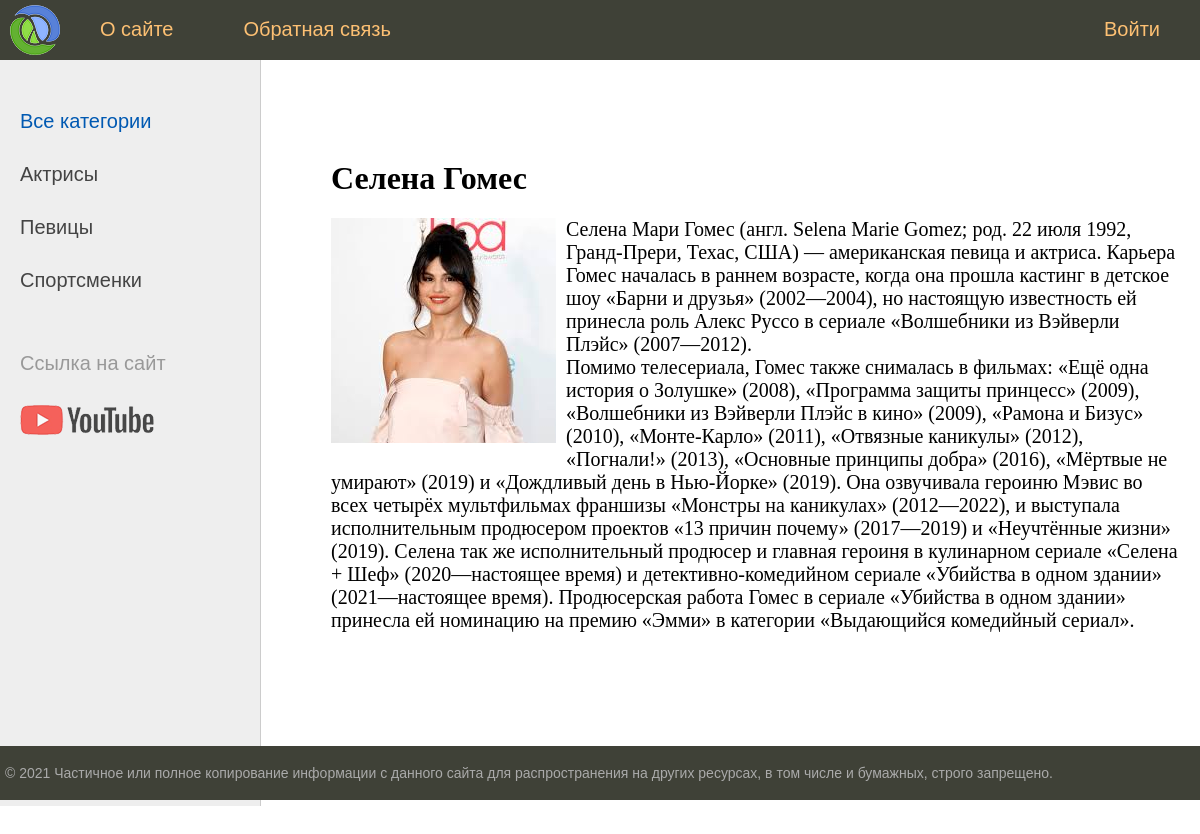
The page /Selena-Gomez/ on the database its author committed.
### women/models.py (models this page shows, shortened)
class Category(models.Model):
    name = models.CharField(max_length=100, db_index=True, verbose_name="Категория")
    slug = models.SlugField(max_length=255, unique=True, db_index=True, verbose_name="URL")
    def get_absolute_url(self):
        return reverse('category', kwargs={'cat_slug': self.slug})
    class Meta:
        verbose_name = 'Категорию'
        verbose_name_plural = 'Категории'
        ordering = ['id']

class Women(models.Model):
    title = models.CharField(max_length=255, verbose_name="Заголовок")
    slug = models.SlugField(max_length=255, unique=True, db_index=True, verbose_name="URL")
    content = models.TextField(blank=True, verbose_name="Текст статьи")                                    #  blank=True поле может оставаться пустым
    photo = models.ImageField(upload_to="photos/%Y/%m/%d/", verbose_name="Фото")                           #  подкаталог photos/%Y/%m/%d/ текущий год/месяц/день
    time_create = models.DateTimeField(auto_now_add=True, verbose_name="Время создания")                   #  auto_now_add=True примет текущее время в момент записи и его не поменяет
    time_update = models.DateTimeField(auto_now=True, verbose_name="Время изменения")                      #  auto_now=True примет текущее время в момент записи и его поменяет в случае редактирования
    is_published = models.BooleanField(default=True, verbose_name="Публикация")                            #  default=True при добавлении новой записи то данное поле по умол. примет True
    cat = models.ForeignKey('Category', on_delete=models.PROTECT, verbose_name="Категория")                # 'Category' имя класса в кавычках поскольку class Category идет после class Women
    def __str__(self):
        return self.title
    class Meta:
        verbose_name = 'Известные женщины'
        verbose_name_plural = 'Известные женщины'
        ordering = ['-time_create', 'title']                                                                #  Сортировка по времени в admin django

### women/views.py (the view)
# urls.py: path('<slug:post_slug>/', ShowPost.as_view(), name='post'),
class ShowPost(DataMixin, DetailView):
    model = Women
    template_name = 'women/post.html'
    slug_url_kwarg = 'post_slug'                  #  Using variable post_slug from urls.py
    context_object_name = 'post'                  #  Указать переменную 'post'
    def get_context_data(self, *, object_list=None, **kwargs):
        context = super().get_context_data(**kwargs)
        c_def = self.get_user_context(title=context['post'])
        return dict(list(context.items()) + list(c_def.items()))

### women/utils.py (called while the page is built)
    def get_user_context(self, **kwargs):                       #  Создает контекст для шаблона  f.e template_name --> 'women/index.html'
        context = kwargs                                        #  Формирование списка категорий
        cats = Category.objects.annotate(Count('women'))        #  Не отображать рубрику(и) в которых отсутствует запись статья
        user_menu = menu.copy()                                 #  Создает копию словаря 'menu' с сохраняем ее в переменной 'user_menu'
        if not self.request.user.is_authenticated:
            user_menu.pop(1)
        context['menu'] = user_menu                             #  Передает ссылку на 'menu'
        context['cats'] = cats                                  #  Прописывает контекст для рубрик
        if 'cat_selected' not in context:
            context['cat_selected'] = 0
        return context

### women/templates/women/post.html
{% extends 'women/base.html' %}
{% block content %}
<h1>{{post.title}}</h1>
{% if post.photo %}
<p><img class="img-article-left" src="{{post.photo.url}}"></p>
{% endif %}
{{post.content|linebreaks}}
{% endblock %}

### women/templates/women/base.html (shortened to what this page needs)
{% load static %}
{% load women_tags %}
<!DOCTYPE html>
<html>
<head>
    <link type="text/css" href="{% static 'women/css/styles.css' %}" rel="stylesheet" />
</head>
<body>
    <table class="table-page" border=0 cellpadding="0" cellspacing="0">
        <tr>
            <td valign=top>
                {% block mainmenu %}
                <div class="header">
                    <ul id="mainmenu" class="mainmenu">
                        <li class="logo"><a href="{% url 'home' %}">
                                <div class="logo"></div>
                            </a></li>
                        {% for m in menu %}
                        {% if not forloop.last %}
                        <li><a href="{% url m.url_name %}">{{m.title}}</a></li>
                        {% else %}
                        <li class="last"><a href="{% url m.url_name %}">{{m.title}}</a></li>
                        {% endif %}
                        {% endfor %}
                    </ul>
                </div>
                {% endblock mainmenu %}
                <table class="table-content" border=0 cellpadding="0" cellspacing="0">
                    <tr>
                        <td valign="top" class="left-chapters">
                            <ul id="leftchapters">
                                {% if cat_selected == 0 %}
                                <li class="selected">Все категории</li>
                                {% else %}
                                <li><a href="{% url 'home' %}">Все категории</a></li>
                                {% endif %}
                                {% for c in cats %}
                                {% if c.women__count > 0 %}
                                {% if c.pk == cat_selected %}
                                <li class="selected">{{c.name}}</li>
                                {% else %}
                                <li><a href="{{c.get_absolute_url}}">{{c.name}}</a></li>
                                {% endif %}
                                {% endif %}
                                {% endfor %}
                                <li class="share">
                                    <p>Ссылка на сайт</p>
                                    <a class="share-yt" href="https://www.youtube.com" target="_blank"
                                        rel="nofollow"></a>
                                </li>
                            </ul>
                        </td>
                        <td valign="top" class="content">
                            <div class="content-text">
                                {% block content %}
                                {% endblock %}
                            </div>
                        </td>
                    </tr>
                </table>
            </td>
        </tr>
        <tr>
            <td valign=top>
                <div id="footer">
                    <p>&copy; 2021 Частичное или полное копирование информации с данного сайта для распространения на
                        других ресурсах, в том числе и бумажных, строго запрещено.</p>
                </div>
            </td>
        </tr>
    </table>
</body>
</html>

### women/static/women/css/styles.css (style rules this page uses)
html, body { font-family: 'Arial'; margin: 0; padding: 0; height: 100%; width: 100%; color: #444; }
a { color: #0059b2; text-decoration: none; }
img { max-width: 600px; height: auto; }
img.img-article-left { max-width: 300px; height: auto; float: left; padding: 0 10px 10px 0; }
.table-page { width: 100%; height: 100%; vertical-align: top; }
.table-page tr { height: 100%; }
.header { background: #3F4137; height: 60px; }
.logo { background: url('../images/logo.png') no-repeat 10px 5px; width: 70px; height: 60px; }
ul.mainmenu { list-style: none; margin: 0; padding: 0; height: 60px; color: #fdc073; font-size: 20px; overflow: hidden; }
ul.mainmenu li { float: left; margin: 18px 40px 0 30px; }
ul.mainmenu li.logo { margin: 0; }
ul.mainmenu li.last { float: right; }
ul.mainmenu li a { color: #fdc073; text-decoration: none; }
.table-content { width: 100%; min-height: 100%; height: 100%; }
.left-chapters { margin: 0; background: #eee; border-right: 1px solid #ccc; min-height: 100%; }
.left-chapters ul { width: 230px; min-height: 100%; margin: 0; padding: 20px 10px 10px 20px; list-style: none; font-size: 20px; }
.left-chapters ul li { margin: 30px 0 0 0; color: #999; }
.left-chapters ul li.selected { color: #0059b2; }
.left-chapters ul li a { color: #444; text-decoration: none; }
.left-chapters ul li.share { margin: 60px 0 0 0; }
.left-chapters ul li.share p { margin: 30px 0 30px 0; }
.left-chapters ul li.share a { display: inline-block; width: 40px; height: 40px; margin: 0 20px 0 0; }
.left-chapters ul li.share a.share-yt { width: 100%; height: 30px; background: url('../images/share_yt.png') no-repeat 0 0 }
.content { padding: 40px 20px 20px 40px; width: 100%; box-sizing: border-box; }
.content-text { margin: 60px 0 0 30px; color: #000; font-size: 20px; font-family: Yandex Sans Display Light; }
.content-text h1 { font-size: 32px; }
#footer { box-sizing: border-box; background: #3F4137; padding: 5px; color: #aaa; font-size: 14px; font-family: Verdana, Geneva, Arial, Helvetica; text-align: left; overflow: hidden; }

### rows shown on the page
Category: name "Актрисы"
Category: name "Певицы"
Category: name "Спортсменки"
Women: title "Селена Гомес", photo (picture), content "Селена Мари Гомес (англ. Selena Marie Gomez; род. 22 июля 1992, Гранд-Прери, Техас, США) — американская певица и актриса. Карьера Гомес началась в раннем возрасте, когда она прошла кастинг в детское шоу «Барни и друзья» (2002—2004), но настоящую известность ей принесла роль Алекс Руссо в сериале «Волшебники из Вэйверли Плэйс» (2007—2012). Помимо телесериала, Гомес также снималась в фильмах: «Ещё одна история о Золушке» (2008), «Программа защиты принцесс» (2009), «Волшебники из Вэйверли Плэйс в кино» (2009), «Рамона и Бизус» (2010), «Монте-Карло» (2011), «Отвязные каникулы» (2012), «Погнали!» (2013), «Основные принципы добра» (2016), «Мёртвые не умирают» (2019) и «Дождливый день в Нью-Йорке»…"

### other values the page prints
{{ m.title }} "О сайте" "Обратная связь"
{{ m.title }} "Войти"
